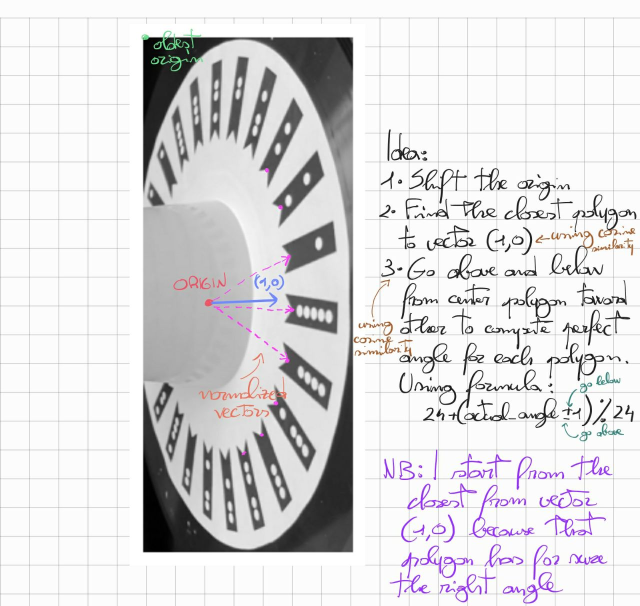
#> input picture Flow followed to make project/Images/cos_idea.jpg, 1280 x 1211 px, given in place of obj01.mp4, which was not available (shown at 1/2 size)
$ jupyter execute --allow-errors '3 flow for augmented reality.ipynb'   (shell and % lines are left out)   (text cells are left out)
#> lines starting #> are read from the running program, lines starting #| are printed output that depends on the picture; after the words box and inside, x2 and y2 are one past the last pixel; in counts of white or black regions, pixels touching at a corner belong together; pictures that were not available may be replaced by others from this repository, and a replacement may not be noted
[cell 1]
import matplotlib.pyplot as plt
from IPython import display
import cv2 as cv
import numpy as np
from tqdm.notebook import tqdm

[cell 2]
class VideoReader(cv.VideoCapture):
    def __init__(self, folder, video, K, distortion, initial_frame=0):
        super().__init__(folder + video)
        self.actual_frame = initial_frame
        self.total_frames = self.get(cv.CAP_PROP_FRAME_COUNT)
        self.K = K
        self.distortion = distortion

    def get_actual_frame(self, shape=None, color=False, undistort=True):
        self.set(cv.CAP_PROP_POS_FRAMES, self.actual_frame)
        _, I = self.read()
        if color == 1:
            I = cv.cvtColor(I, cv.COLOR_BGR2RGB)
        elif color == 0:
            I = cv.cvtColor(I, cv.COLOR_BGR2GRAY)
        # undistortion
        if undistort:
            I = cv.undistort(I, self.K, self.distortion, None)
        # catch only a subset of image
        if shape:
            I = I[:, shape[0]:shape[1]]
        return I

    def get_frame_id(self):
        return self.actual_frame

    def next_frame(self, plus_n=1):
        self.actual_frame += plus_n

    def is_finished(self):
        return not self.actual_frame < self.total_frames

[cell 3]
# find polygons
def find_polygons_LK(I_g):
    # apply blur but maintaining edges
    I_g = cv.bilateralFilter(I_g,  d=17, sigmaColor=1, sigmaSpace=2)
    # apply threshold and use inverse as color
    _, thresh = cv.threshold(I_g, 150, 255, cv.THRESH_BINARY_INV)
    # find contours
    contours, _ = cv.findContours(thresh, cv.RETR_EXTERNAL, cv.CHAIN_APPROX_SIMPLE)
    # find only polygons
    polygon_list = []
    # for each contour search polygon
    for contours_area in contours:
        polygon_perimeter = cv.arcLength(contours_area, True)
        epsilon1 = 0.010 * polygon_perimeter
        epsilon2 = 0.017 * polygon_perimeter
        # find approx poly for the only one contour present in this image
        approx_polygon1 = cv.approxPolyDP(contours_area, epsilon1, True)
        approx_polygon2 = cv.approxPolyDP(contours_area, epsilon2, True)
        # store only polygons with 5 vertexes
        if len(approx_polygon2) == 5 and is_in_mean(approx_polygon2):
            polygon_list.append(approx_polygon)
        elif len(approx_polygon1) == 5 and is_in_mean(approx_polygon1):
            polygon_list.append(approx_polygon1)
    # transform in numpy
    polygon_list = np.array(polygon_list, dtype=np.float32)
    # reshape in this way I already have the right format for LK algorithm
    polygon_list = polygon_list.reshape((polygon_list.shape[0]*polygon_list.shape[1], 2))
    # refine polygons vertices
    accurated_polygon_list = find_more_accurate_points_LK(I_g, polygon_list)
    return accurated_polygon_list

# remove polygons that doesn't belong to the bell curve
# [262 lines left out: functions is_in_mean_LK, find_more_accurate_points_LK, check_right_polygons_LK, is_in_domain_LK, find_important_points_LK, find_angle_LK and 3 more, not called in this run]

[cell 4]
# find 3D points of markers according to radius and starting angle
# [121 lines left out: functions find_3d_points, rtvec_to_matrix, find_points_for_PnP, compute_cube, verbose_2, not called in this run]

[cell 5]
# which video
N_V = 1
FOLDER = "data/"
VIDEO = f"obj0{N_V}.mp4"

[cell 6]
# intrinsic camera parameter
K = np.array([[1.66750771e+03, 0, 9.54599045e+02],
              [0, 1.66972683e+03, 5.27926123e+02],
              [0, 0, 1]], dtype=np.float32)
# distorsion parameter
distortion = np.array([1.16577217e-01, -9.28944623e-02, 7.15149511e-05, -1.80025974e-03, -1.24761932e-01], dtype=np.float32)

[cell 7]
# create object video
video = VideoReader(FOLDER, VIDEO, K, distortion)
plt.figure(figsize=(15, 10))
#> (this line was passed over: IPython is not available in this run)
I_undistort = video.get_actual_frame(color=True)
#> in get_actual_frame, I is the input picture: shape (1211, 1280, 3); mean B, G, R 220.1, 218.7, 219.8
#> in get_actual_frame, `I = cv.undistort(I, self.K, self.distortion, None)`:
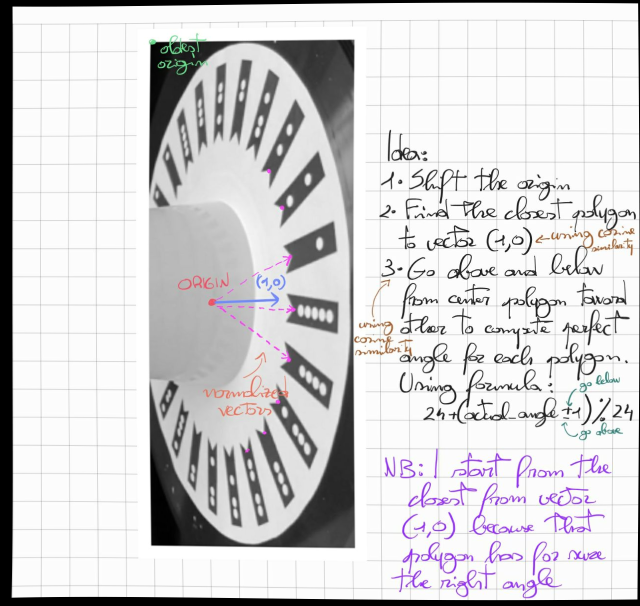
#> I: shape (1211, 1280, 3) (shown at 1/2 size); mean R, G, B 211.2, 210.2, 211.6
plt.imshow(I_undistort, interpolation="none")
#> (this line was passed over: IPython is not available in this run)
plt.axis("off")
#> (this line was passed over: IPython is not available in this run)
# compute cube points
#> (the rest of this cell did not finish here and is left out)

[cell 8]
# find 3D points of markers according to radius and starting angle (z coordinate will be always 0)
# [281 lines left out: functions find_3d_points, rtvec_to_matrix, find_points_for_PnP, compute_RT_matrix, compute_cube, compute_axis and 4 more, not called in this run]

[cell 9]
# intrinsic camera parameter
K = np.array([[1.66713324e+03, 0.00000000e+00, 9.51137528e+02],
              [0.00000000e+00, 1.66954293e+03, 5.29018205e+02],
              [0.00000000e+00, 0.00000000e+00, 1.00000000e+00]], dtype=np.float32)
# distorsion parameter
distortion = np.array([[1.13913462e-01, -2.75143257e-02,  3.39404705e-04, -2.42018474e-03, -6.13191579e-01]], dtype=np.float32)

[cell 10]
# which video
N_V = 1
FOLDER = "data/"
VIDEO = f"obj0{N_V}.mp4"

[cell 11]
# create object video
video = VideoReader(FOLDER, VIDEO, K, distortion, initial_frame=40)

# take frame (reduce dimension of frame)
I_g = video.get_actual_frame([1150, 1590])
#> call 2 of get_actual_frame, with color = False, undistort = True
#> in get_actual_frame (call 2), `I = cv.cvtColor(I, cv.COLOR_BGR2GRAY)`:
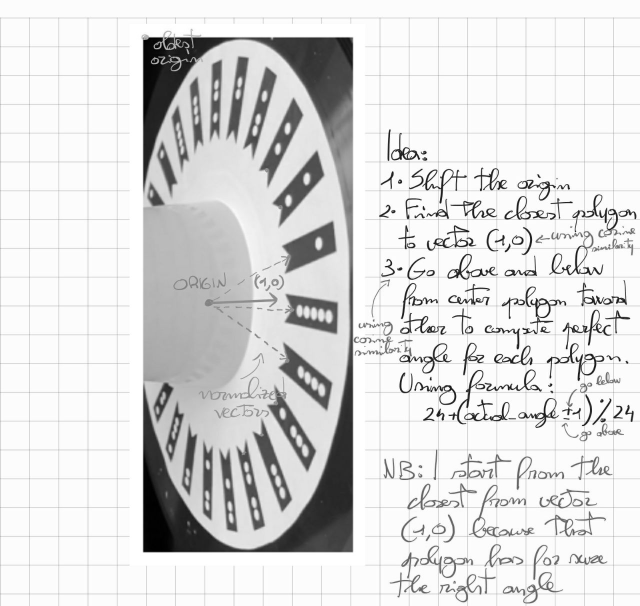
#> I: shape (1211, 1280) (shown at 1/2 size); min 0, max 255, mean 219.2
#> in get_actual_frame (call 2), `I = cv.undistort(I, self.K, self.distortion, None)`:
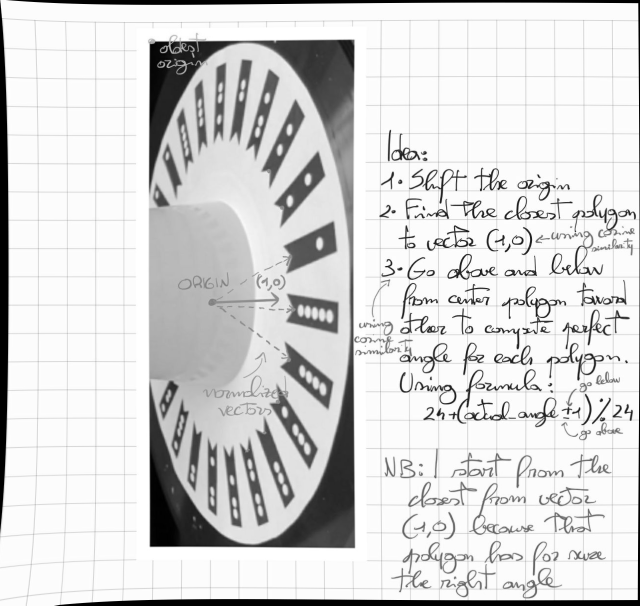
#> I: shape (1211, 1280) (shown at 1/2 size); min 0, max 255, mean 214.3
#> in get_actual_frame (call 2), `I = I[:, shape[0]:shape[1]]`:
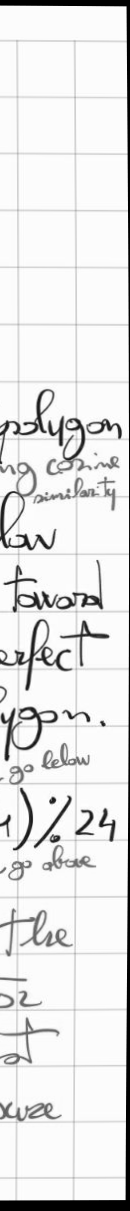
#> I: shape (1211, 130); min 0, max 255, mean 230.9
# extract polygons from image
#> (the rest of this cell did not finish here and is left out)

#> in find_polygons_LK, `_, thresh = cv.threshold(I_g, 150, 255, cv.THRESH_BINARY_INV)`:
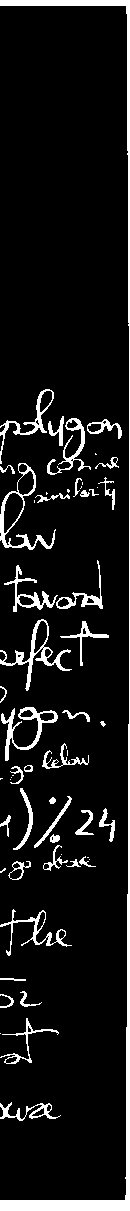
#> thresh: shape (1211, 130); 8.6% white; 58 white regions (17 under 20 px)
#> in find_polygons_LK, `contours, _ = cv.findContours(thresh, cv.RETR_EXTERNAL, cv.CHAIN_APPRO..`: contours = 58 contours, 20 with area under 20; largest, box (x1, y1, x2, y2) and area: (0, 0, 130, 1211) 3376, (0, 463, 56, 550) 1373, (0, 619, 72, 691) 884, (1, 707, 58, 761) 716, (0, 389, 54, 464) 544
#> the loop in find_polygons_LK, `for contours_area in contours:` made 58 passes
#> (polygon_perimeter, epsilon1, epsilon2) on passes 1, 3, 4, 5, 6, 7, 8, 9, 11, 13, 15, 16: (261.5, 2.62, 4.45), (297.9, 2.98, 5.06), (64.28, 0.643, 1.09), (79.36, 0.794, 1.35), (52.83, 0.528, 0.898), (420.4, 4.2, 7.15), (14.49, 0.145, 0.246), (90.43, 0.904, 1.54), (46.38, 0.464, 0.789), (52.87, 0.529, 0.899), (135.9, 1.36, 2.31), (30.14, 0.301, 0.512)
#> (polygon_perimeter, epsilon1, epsilon2, approx_polygon2) on passes 2, 10, 12, 14, 21, 23: (0, 0, 0, [[0, 1033]]), (0, 0, 0, [[89, 859]]), (2, 0.02, 0.034, [[87, 857], [88, 857]]), (0, 0, 0, [[61, 854]]), (137.2, 1.37, 2.33, [[69, 796], [34, 847], [44, 839], [70, 802]]), (0, 0, 0, [[10, 779]])
#> after the loop in find_polygons_LK, `for contours_area in contours:`: polygon_list = []
#> in find_polygons_LK, `polygon_list = np.array(polygon_list, dtype=np.float32)`: polygon_list = empty array
# for each polygon extract only 3 points (the 2 most distance form origin and the concave vertex)
polygon_list = find_important_points_LK(polygon_list)
# determine angles
angle_list = find_angle_list_LK(I_g, polygon_list)
# set old image and old polygons
I_g_old = I_g
polygon_list_old = polygon_list

# go to next frame
video.next_frame()

while not video.is_finished():
    # take actual frame
    I_g = video.get_actual_frame([1150, 1590])
    # compute polygons (each 20 iterations I compute a full ispection to have a better result)
    if not(video.get_frame_id() % 20 == 0):
        # LK flow
        polygon_list, status, error = optical_flow(I_g_old, I_g, polygon_list_old)
        # remove polygons no longer in right domain for viewer
        polygon_list, l_del = check_right_polygons_LK(polygon_list, n_points=3)
        # remove angles of polygons no longer in right domain for viewer
        angle_list = np.delete(angle_list, l_del, axis=0)
        # increment precision of points for each polygon
        polygon_list = find_more_accurate_points_LK(I_g, polygon_list, n_points=3)
    # refresh
    else:
        # find polygons
        polygon_list = find_polygons_LK(I_g)
        # extact only important points for each polygon (concave vertex, the 2 most distance points from "origin")
        polygon_list = find_important_points_LK(polygon_list)
        # define angle list
        angle_list = find_angle_list_LK(I_g, polygon_list)

    # set old image and old polygons
    I_g_old = I_g
    polygon_list_old = polygon_list

    # adjust x axes to bring all polygons in full image
    polygon_list_adj = adj_axis(polygon_list, adj_x=1150.)
    # compute rotation translation matrix
    RT_mat = compute_RT_matrix(polygon_list_adj, angle_list, K, distortion)

    # plot
#     verbose(polygon_list_adj, angle_list, video.get_actual_frame(color=True))
    verbose_2(angle_list, K, RT_mat, video.get_actual_frame(color=True), height_start=85, cube_side=110, lenght_axes=30)
#     if verbose_cv(polygon_list_adj, angle_list, video.get_actual_frame(color=True), height_start=85, cube_side=100, lenght_axes=30):
#         break
    # next frame
    video.next_frame()
    break

# release video
video.release()

[cell 12]
# correction of gamma
# [5 lines left out: function gammaCorrection, not called in this run]

# Euclidean distance for standardized color coordinate in YUV color space
def chroma_distance_ED(UV, u, v):
    return np.sqrt((UV[:,:,0] - u)**2 + (UV[:,:,1] - v)**2)

# create mask for standardized color coordinate in YUV color space
# [34 lines left out: functions create_mask, determine_silouette, not called in this run]

[cell 13]
class VideoReader(cv.VideoCapture):
    def __init__(self, folder, video, K, distortion, initial_frame=0):
        super().__init__(folder + video)
        self.actual_frame = initial_frame
        self.total_frames = self.get(cv.CAP_PROP_FRAME_COUNT)
        self.K = K
        self.distortion = distortion

    def get_actual_frame(self, shape=None, color=False, undistort=True):
        self.set(cv.CAP_PROP_POS_FRAMES, self.actual_frame)
        _, I = self.read()
        if color == 1:
            I = cv.cvtColor(I, cv.COLOR_BGR2RGB)
        elif color == 0:
            I = cv.cvtColor(I, cv.COLOR_BGR2GRAY)
        # undistortion
        if undistort:
            I = cv.undistort(I, self.K, self.distortion, None)
        # catch only a subset of image
        if shape:
            I = I[:, shape[0]:shape[1]]
        return I

    def get_frame_id(self):
        return self.actual_frame

    def next_frame(self, plus_n=1):
        self.actual_frame += plus_n

    def is_finished(self):
        return not self.actual_frame < self.total_frames

[cell 14]
# find polygons
def find_polygons_LK(I_g):
    # apply blur but maintaining edges
    I_g = cv.bilateralFilter(I_g,  d=17, sigmaColor=1, sigmaSpace=2)
    # apply threshold and use inverse as color
    _, thresh = cv.threshold(I_g, 150, 255, cv.THRESH_BINARY_INV)
    # find contours
    contours, _ = cv.findContours(thresh, cv.RETR_EXTERNAL, cv.CHAIN_APPROX_SIMPLE)
    # find only polygons
    polygon_list = []
    # for each contour search polygon
    for contours_area in contours:
        polygon_perimeter = cv.arcLength(contours_area, True)
        epsilon1 = 0.010 * polygon_perimeter
        epsilon2 = 0.017 * polygon_perimeter
        # find approx poly for the only one contour present in this image
        approx_polygon1 = cv.approxPolyDP(contours_area, epsilon1, True)
        approx_polygon2 = cv.approxPolyDP(contours_area, epsilon2, True)
        # store only polygons with 5 vertexes
        if len(approx_polygon2) == 5 and is_in_mean(approx_polygon2):
            polygon_list.append(approx_polygon)
        elif len(approx_polygon1) == 5 and is_in_mean(approx_polygon1):
            polygon_list.append(approx_polygon1)
    # transform in numpy
    polygon_list = np.array(polygon_list, dtype=np.float32)
    # reshape in this way I already have the right format for LK algorithm
    polygon_list = polygon_list.reshape((polygon_list.shape[0]*polygon_list.shape[1], 2))
    # refine polygons vertices
    accurated_polygon_list = find_more_accurate_points_LK(I_g, polygon_list)
    return accurated_polygon_list

# remove polygons that doesn't belong to the bell curve
# [261 lines left out: functions is_in_mean_LK, find_more_accurate_points_LK, check_right_polygons_LK, is_in_domain_LK, find_important_points_LK, find_angle_LK and 3 more, not called in this run]

[cell 15]
# find 3D points of markers according to radius and starting angle (z coordinate will be always 0)
# [205 lines left out: functions find_3d_points, rtvec_to_matrix, find_points_for_PnP, compute_RT_matrix, compute_cube, compute_axis and 3 more, not called in this run]

# determine 3d grid in homogeneous coordinates
def compute_grid_3D(height_start=0., cube_side=80., n_voxel=100.):
    # determine x, y, and z coordinates
    x = np.arange(-cube_side/2, cube_side/2, cube_side/n_voxel)
    y = x.copy()
    z = np.arange(height_start, height_start + cube_side, cube_side/n_voxel)
    # determine mesh
    x_mesh, y_mesh, z_mesh = np.meshgrid(x, y, z)
    # from mesh determine 3D homogeneous coordinates
    grid_3d = np.array([[a2, b2, c2, 1] for a, b, c in zip(x_mesh, y_mesh, z_mesh) for a1, b1, c1 in zip(a, b, c) for a2, b2, c2 in zip(a1, b1, c1)], dtype=np.float32)
    return grid_3d

# determine 2d grid in inhomogenoeus coordinates
# [66 lines left out: functions compute_grid_2D, filter_grid_3D, create_ply_file, not called in this run]

[cell 16]
# intrinsic camera parameter
K = np.array([[1.66713324e+03, 0.00000000e+00, 9.51137528e+02],
              [0.00000000e+00, 1.66954293e+03, 5.29018205e+02],
              [0.00000000e+00, 0.00000000e+00, 1.00000000e+00]], dtype=np.float32)
# distorsion parameter
distortion = np.array([[1.13913462e-01, -2.75143257e-02,  3.39404705e-04, -2.42018474e-03, -6.13191579e-01]], dtype=np.float32)

[cell 17]
# which video
N_V = 1
FOLDER = "data/"
VIDEO = f"obj0{N_V}.mp4"

[cell 18]
# compute grid 3D in homogeneous coordinates
grid_3d = compute_grid_3D(height_start=85., cube_side=80., n_voxel=100)
# create object video
video = VideoReader(FOLDER, VIDEO, K, distortion)
# take frame (reduce dimension of frame)
I_g = video.get_actual_frame([1150, 1590])
# extract polygons from image
#> (the rest of this cell did not finish here and is left out)

#> after the loop in find_polygons_LK, `for contours_area in contours:`: polygon_list = []
#> in find_polygons_LK, `polygon_list = np.array(polygon_list, dtype=np.float32)`: polygon_list = empty array
